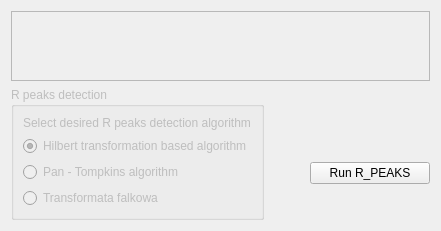
        <widget class="QWidget" name="R">
         <attribute name="title">
          <string>R Peaks</string>
         </attribute>
         <layout class="QVBoxLayout" name="verticalLayout_26">
          <item>
           <widget class="QScrollArea" name="rpeaksArea">
            <property name="widgetResizable">
             <bool>true</bool>
            </property>
            <widget class="QWidget" name="rpeaksAreaContent">
             <property name="geometry">
              <rect>
               <x>0</x>
               <y>0</y>
               <width>1054</width>
               <height>451</height>
              </rect>
             </property>
            </widget>
           </widget>
          </item>
          <item>
           <layout class="QHBoxLayout" name="horizontalLayout_36">
            <property name="sizeConstraint">
             <enum>QLayout::SetDefaultConstraint</enum>
            </property>
            <item>
             <widget class="QGroupBox" name="rpeaksGroupBox_2">
              <property name="enabled">
               <bool>false</bool>
              </property>
              <property name="sizePolicy">
               <sizepolicy hsizetype="Preferred" vsizetype="Maximum">
                <horstretch>0</horstretch>
                <verstretch>0</verstretch>
               </sizepolicy>
              </property>
              <property name="title">
               <string>R peaks detection</string>
              </property>
              <layout class="QVBoxLayout" name="verticalLayout_45">
               <item>
                <widget class="QLabel" name="label_46">
                 <property name="text">
                  <string>Select desired R peaks detection algorithm</string>
                 </property>
                </widget>
               </item>
               <item>
                <widget class="QRadioButton" name="Hilbert_radiobutton_2">
                 <property name="text">
                  <string>Hilbert transformation based algorithm</string>
                 </property>
                 <property name="checked">
                  <bool>true</bool>
                 </property>
                </widget>
               </item>
               <item>
                <widget class="QRadioButton" name="PanTompkins_radiobutton_2">
                 <property name="text">
                  <string>Pan - Tompkins algorithm</string>
                 </property>
                </widget>
               </item>
               <item>
                <widget class="QRadioButton" name="Falkowa_radiobutton_2">
                 <property name="text">
                  <string>Transformata falkowa</string>
                 </property>
                </widget>
               </item>
              </layout>
             </widget>
            </item>
            <item>
             <spacer name="horizontalSpacer_22">
              <property name="orientation">
               <enum>Qt::Horizontal</enum>
              </property>
              <property name="sizeType">
               <enum>QSizePolicy::Expanding</enum>
              </property>
              <property name="sizeHint" stdset="0">
               <size>
                <width>40</width>
                <height>20</height>
               </size>
              </property>
             </spacer>
            </item>
            <item>
             <layout class="QVBoxLayout" name="verticalLayout_46">
              <item>
               <spacer name="verticalSpacer_6">
                <property name="orientation">
                 <enum>Qt::Vertical</enum>
                </property>
                <property name="sizeType">
                 <enum>QSizePolicy::Minimum</enum>
                </property>
                <property name="sizeHint" stdset="0">
                 <size>
                  <width>20</width>
                  <height>40</height>
                 </size>
                </property>
               </spacer>
              </item>
              <item>
               <widget class="QPushButton" name="pushButton_17">
                <property name="minimumSize">
                 <size>
                  <width>120</width>
                  <height>0</height>
                 </size>
                </property>
                <property name="maximumSize">
                 <size>
                  <width>120</width>
                  <height>16777215</height>
                 </size>
                </property>
                <property name="text">
                 <string>Run R_PEAKS</string>
                </property>
               </widget>
              </item>
             </layout>
            </item>
           </layout>
          </item>
         </layout>
        </widget>
